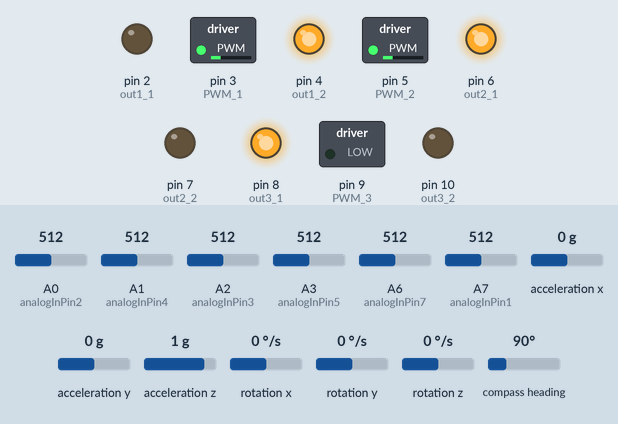
The sketch below on a simulated Arduino Nano, built with avr-gcc and run on an emulated ATmega328P. Parts: switched loads named in the sketch (green lamp = pin HIGH), output pins drawn as LEDs (lit = HIGH). The test bench sets the inputs (shaded band); at power-on: A6 (analogInPin7) = 512, A7 (analogInPin1) = 512, compass heading 90°, A0 (analogInPin2) = 512, A1 (analogInPin4) = 512, A2 (analogInPin3) = 512, A3 (analogInPin5) = 512, acceleration x 0 g, acceleration y 0 g, acceleration z 1 g, rotation x 0 °/s, rotation y 0 °/s, rotation z 0 °/s.

Above: at 1.2 s.
1.3 s: A6 (analogInPin7) set to 793
At 2.0 s:
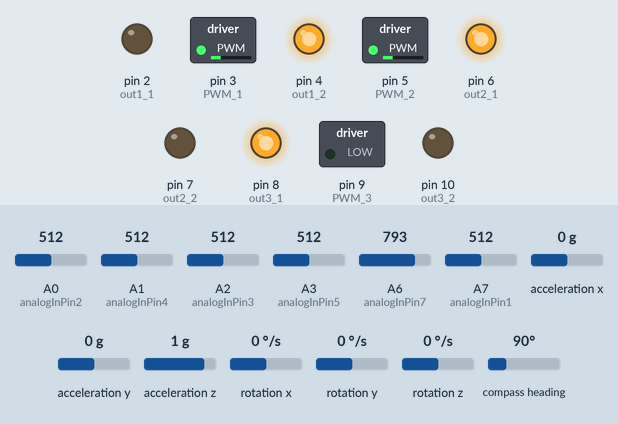
2.8 s: A6 (analogInPin7) set to 814
At 4.1 s:
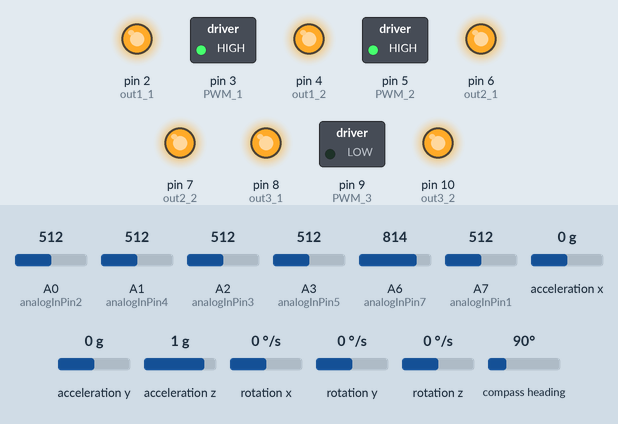
4.4 s: A7 (analogInPin1) set to 716
At 5.0 s:
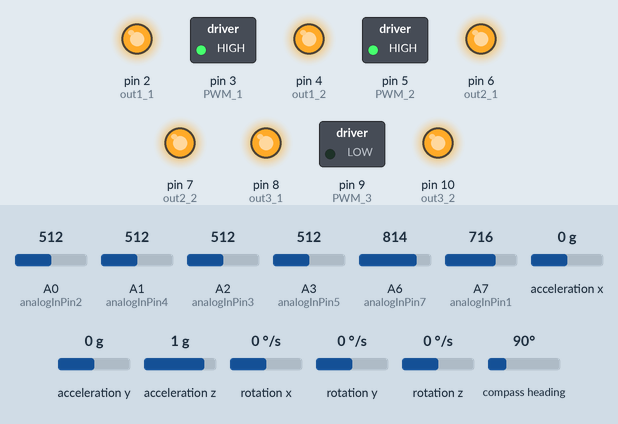
7.4 s: compass heading set to 180°
At 8.3 s:
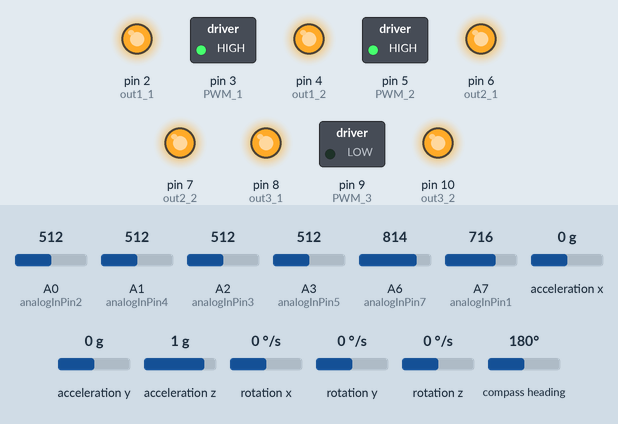
10.4 s: A7 (analogInPin1) set to 170
Timing chart, 0 to 12.8 s (numbered marks = the images above; inputs shaded):
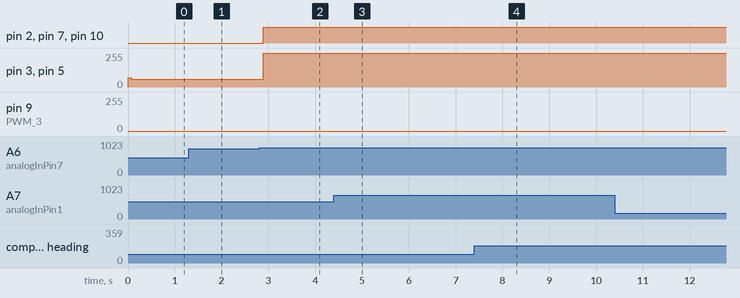

The sketch:

bt1.ino
```cpp
#include <Wire.h>

/*
 * Progect:
 *  Program for Omni-wheel robot, which is going to the North, overcoming simple obstacles .
 *  2-channel motor driver Pololu on MC33926 <3А
 *  Chip ATmega328
 *  \author ais
 *  \version 1.0
 *  \date 02.10.2016
 *  \date Last Change: 21.03.2017
 */
#include <Arduino.h>

#include <LSM303.h>

LSM303 compass;

//the connection of the engines
#define out1_1      2  // in1
#define PWM_1       3  // in2 PWM
#define out1_2      4  // in3

#define PWM_2       5  // in5 PWM
#define out2_1      6  // in6
#define out2_2      7  // in7

#define out3_1      8  // in8
#define PWM_3       9  // in9 PWM
#define out3_2      10 // in10

#define RSPEED 75//---------------------------------------speed

#define nn 20//-----------------------------------------sensor base size
#define da 60//----------------------------------------------range for sensors, placed over the wheels(1,2,3)
#define da2 80//--------------------------------------------range for all others sensors(4,5,6)
#define crit 200//-------------------------------------critical range for sensors
#define lim 30//--------------------------------------------//limits to stop overcoming for sensors 1,2,3
#define lim2 45//-----------------------------------------//limits to stop overcoming for sensors 4,5,6

#define S 1//-------------------------------------------compass base size (can be changed)
#define mist 20//---------------------------------------------compass inaccuracy

//----------------------------------------------------------
// --------------------------------------------------------------functions to rule the motors
//----------------------------------------------------------

void Go1(int speed)//for motor 1
{
  if(speed==0)
  {
    digitalWrite(out1_1, HIGH);
    digitalWrite(out1_2, HIGH);
    analogWrite(PWM_1, 255);
  }
  else
  if(speed>0)
  {
    digitalWrite(out1_1, HIGH);
    digitalWrite(out1_2, LOW);
    analogWrite(PWM_1, speed);
  }
  else
  {
    digitalWrite(out1_1, LOW);
    digitalWrite(out1_2, HIGH);
    analogWrite(PWM_1, -speed);
  }
}

void Go2(int speed)//for motor 2
{
  if(speed==0)
  {
    digitalWrite(out2_1, HIGH);
    digitalWrite(out2_2, HIGH);
    analogWrite(PWM_2, 255);
  }
  else
  if(speed>0)
  {
    digitalWrite(out2_1, HIGH);
    digitalWrite(out2_2, LOW);
    analogWrite(PWM_2, speed);
  }
  else
  {
    digitalWrite(out2_1, LOW);
    digitalWrite(out2_2, HIGH);
    analogWrite(PWM_2, -speed);
  }

}

void Go3(int speed)//for motor 3
{
  if(speed==0)
  {
    digitalWrite(out3_1, HIGH);
    digitalWrite(out3_2, HIGH);
    analogWrite(PWM_3, 255);
  }
  else
  if(speed>0)
  {
    digitalWrite(out3_1, HIGH);
    digitalWrite(out3_2, LOW);
    analogWrite(PWM_3, speed);
  }
  else
  {
    digitalWrite(out3_1, LOW);
    digitalWrite(out3_2, HIGH);
    analogWrite(PWM_3, -speed);
  }
}
//--------------------------------------------
//--------------------------------------------------functions to move in some direction
//--------------------------------------------
void goFwd(int speed)//forward
{
  Go1(speed);
  Go2(speed);
  Go3(0);
}

void goBack(int speed)//back
{
  Go1(-speed);
  Go2(-speed);
  Go3(0);
}

void goLeft(int speed)//turn to the left
{
  Go1(-speed);
  Go2(speed);
  Go3(speed);
}

void goRight(int speed)//turn to the right
{
  Go1(speed);
  Go2(-speed);
  Go3(-speed);
}

void goFwdLeft(int speed)//go forward and to the left (under 30 degree)
{
  Go1(0);
  Go2(speed);
  Go3(-speed);
}

void goFwdRight(int speed)//go forward and to the right (under 30 degree)
{
  Go1(speed);
  Go2(0);
  Go3(speed);
}

void goBackLeft(int speed)//go backand to the left (under 30 degree)
{
  Go1(-speed);
  Go2(0);
  Go3(-speed);
}

void goBackRight(int speed)//go back and to the right (under 30 degree)
{
  Go1(0);
  Go2(-speed);
  Go3(speed);
}

void goFR(int speed)//go forward, turning to the right, fixed the 2-nd wheel
{
  Go1(speed);
  Go2(0);
  Go3(-speed);
}

void goFL(int speed)//go forward, turning to the left, fixed the 1-st wheel
{
  Go1(0);
  Go2(speed);
  Go3(speed);
}

void robotStop()//stop the robot
{
  Go1(0);
  Go2(0);
  Go3(0);
}

//--------------------------------------------------------------------------------------sensors part
// if you had a compass or other thing, connected to I2C, don't use A4 and A5 ports
const int analogInPin2 = A0;  // Analog input pin that the potentiometer is attached to
const int analogOutPin = 9; // Analog output pin that the LED is attached to

int sensorValue2 = 0;        // value read from the pot
int outputValue2 = 0;        // value output to the PWM (analog out)

const int analogInPin3 = A2;  // Analog input pin that the potentiometer is attached to

int sensorValue3 = 0;        // value read from the pot
int outputValue3 = 0;        // value output to the PWM (analog out)

const int analogInPin1 = A7;  // Analog input pin that the potentiometer is attached to

int sensorValue1 = 0;        // value read from the pot
int outputValue1 = 0;        // value output to the PWM (analog out)

const int analogInPin4 = A1;  // Analog input pin that the potentiometer is attached to

int sensorValue4 = 0;        // value read from the pot
int outputValue4 = 0;        // value output to the PWM (analog out)

const int analogInPin5 = A3;  // Analog input pin that the potentiometer is attached to

int sensorValue5 = 0;        // value read from the pot
int outputValue5 = 0;        // value output to the PWM (analog out)

//const int analogInPin6 = A5;  see that? don't do like this, using I2C
int outputValue6=0;
const int analogInPin7 = A6;  // Analog input pin that the potentiometer is attached to

int sensorValue6 = 0;        // value read from the pot
int outputValue7 = 0;        // value output to the PWM (analog out)

int b=0;
//bases for sensors filters
int a1[nn];
int a2[nn];
int a3[nn];
int a4[nn];
int a5[nn];
int a6[nn];
void zerobase(int*a,int n)//nulls base
{
 int c;
 for(c=0;c<n;c++)
 {
   *(a+c)=0;
 }
}
void writedown()//put data in bases and calculates correct value for sensors data
{
  if(b>=nn)b=0;
  a1[b]=outputValue1;
  a2[b]=outputValue2;
  a3[b]=outputValue3;
  a4[b]=outputValue4;
  a5[b]=outputValue5;
  a6[b]=outputValue7;

  b++;

  int c;
  outputValue1=0;
  outputValue2=0;
  outputValue3=0;
  outputValue4=0;
  outputValue5=0;
  outputValue7=0;

  for(c=0;c<nn;c++)
  {
    outputValue1+=a1[c];
    outputValue2+=a2[c];
    outputValue3+=a3[c];
    outputValue4+=a4[c];
    outputValue5+=a5[c];

    outputValue7+=a6[c];


  }
  c=outputValue1/nn;
  outputValue1=c;
  c=outputValue2/nn;
  outputValue2=c;
  c=outputValue3/nn;
  outputValue3=c;
  c=outputValue4/nn;
  outputValue4=c;
  c=outputValue5/nn;
  outputValue5=c;
  c=outputValue7/nn;
  outputValue7=c;

}
//-----------------------------------------------------------------pointer and others
char mt='w';//set move tipe
char moving;//where robot should go
float pointer;//point on heading, which robot is to follow
int ni =0;//for keeping nomber of series, which have been done
//----------------------------------------------------------------------------------setup function
void setup()
{
  Serial.begin(9600);
  //-------------------------------------------------------------------compass settings
  Wire.begin();
  compass.init();
  compass.enableDefault();
  compass.m_min = (LSM303::vector<int16_t>){-32767, -32767, -32767};
  compass.m_max = (LSM303::vector<int16_t>){+32767, +32767, +32767};
  pointer=0;

  // -----------------------------------------------------------------setting output ports for motors
  pinMode(PWM_1, OUTPUT);
  pinMode(PWM_2, OUTPUT);
  pinMode(PWM_3, OUTPUT);
  pinMode(out1_1, OUTPUT);
  pinMode(out1_2, OUTPUT);
  pinMode(out2_1, OUTPUT);
  pinMode(out2_2, OUTPUT);
  pinMode(out3_1, OUTPUT);
  pinMode(out3_2, OUTPUT);
  //-------------------------------------------------------------setting start position

  ni=0;
  zerobase(a1,nn);
  zerobase(a2,nn);
  zerobase(a3,nn);
  zerobase(a4,nn);
  zerobase(a5,nn);
  zerobase(a6,nn);

  moving='w';
  robotStop();
  mt='w';
}
//--------------------------------------------function to get difference in pointer and current heading
float orientation()
{
   float head;
   compass.read();
   head = compass.heading();

   float dif=pointer-head;
   if(dif<=-180)dif=360+dif;
   if(dif>=180)dif=-(360-dif);
   return dif;
}
//------------------------------------------------------------------------loop

void loop()
{
 int dop;
 float dif;
    //getting sensor data. 7 and 6 is not a mistake. it is a problems of output
  sensorValue6 = analogRead(analogInPin7);
  outputValue7 = map(sensorValue6, 0, 1023, 0, 255);

  analogWrite(analogOutPin, outputValue7);

  sensorValue5 = analogRead(analogInPin5);
  outputValue5 = map(sensorValue5, 0, 1023, 0, 255);
  analogWrite(analogOutPin, outputValue5);
  sensorValue4 = analogRead(analogInPin4);
  outputValue4 = map(sensorValue4, 0, 1023, 0, 255);
  analogWrite(analogOutPin, outputValue4);
  sensorValue3 = analogRead(analogInPin3);
  outputValue3 = map(sensorValue3, 0, 1023, 0, 255);
  analogWrite(analogOutPin, outputValue3);
  sensorValue2 = analogRead(analogInPin2);
  outputValue2 = map(sensorValue2, 0, 1023, 0, 255);
  analogWrite(analogOutPin, outputValue2);
  sensorValue1 = analogRead(analogInPin1);
  outputValue1 = map(sensorValue1, 0, 1023, 0, 255);
  analogWrite(analogOutPin, outputValue1);
  writedown();//correcting with filter
  //move correcting, based on compass data
  if(ni%2==0)
  {
    dif=orientation(); //reading difference
    if(((outputValue7<lim2)&&(outputValue2<lim)&&(outputValue1<lim)))
    {
      if((mt=='o')&&(dif<=30&&dif>-30))mt='w';//correcting move tipe
    }

    if((dif>mist||dif<-mist)&&mt=='w')//correcting heading, if move tipe is forward
    {

      if(dif<0)
      {
        moving='q';
      }
      else
      {
        moving='e';
      }
    }
    else
    {
      moving='w';
    }
  }


  if(((outputValue7>da2)||(outputValue2>da)||(outputValue1>da)))//corrections for move tipe and heading, if robot sow the wall infront of it
  {

    if(mt=='w')mt='o';
    if(mt=='o')moving='q';
  }
  else
  {
    if(mt=='o') //anuther case, when robot overgoing the wall
    {
      moving='w';
      if(outputValue2<da-15)moving='r';
    }

  }
  //reserve wall detectors, which shuldn't be used
  if(((outputValue1>da)||(outputValue7>da2)||(outputValue5>da2)) && moving=='a')
  {
    robotStop();
  }

  if(((outputValue5>da2)||(outputValue3>da)||(outputValue1>da)) && moving=='z')
  {
    robotStop();

  }
  if(((outputValue3>da)||(outputValue4>da2)||(outputValue5>da2)) && moving=='x')
  {
    robotStop();

  }
  if(((outputValue4>da2)||(outputValue2>da)||(outputValue3>da)) && moving=='c')
  {
    robotStop();

  }
  if(((outputValue2>da)||(outputValue7>da2)||(outputValue4>da2)) && moving=='d')
  {
    robotStop();

  }
//reading moving, and taking action, based on it. all movings are protected from crashing
  if(((outputValue7<da2)&&(outputValue2<da)&&(outputValue1<da)))
  {
    if(moving=='w')
    {
      goFwd(RSPEED);
    }
    if(moving=='r')
    {
      goFR(RSPEED);
    }
    if(moving=='l')
    {
      goFL(RSPEED);
    }
  }

  if(((outputValue5<da2)&&(outputValue4<da2)&&(outputValue3<da)))
  {
    if(moving=='x')goBack(RSPEED);
  }

  if(((outputValue7<da2)&&(outputValue5<da2)&&(outputValue1<da)))
  {
    if(moving=='a')goFwdLeft(RSPEED);
  }

  if(((outputValue7<da2)&&(outputValue2<da)&&(outputValue4<da2)))
  {
    if(moving=='d')goFwdRight(RSPEED);
  }

  if(((outputValue5<da2)&&(outputValue3<da)&&(outputValue1<da)))
  {
    if(moving=='z')goBackLeft(RSPEED);
  }

  if(((outputValue4<da2)&&(outputValue2<da)&&(outputValue3<da)))
  {
    if(moving=='c')goBackRight(RSPEED);
  }

  if((outputValue4<crit)&&(outputValue2<crit)&&(outputValue3<crit)&&(outputValue5<crit)&&(outputValue7<crit)&&(outputValue1<crit))
  {
    if(moving=='q')
  {
    if(mt=='o')goLeft(RSPEED-15);
    else
    {
      goLeft(RSPEED-5);
    }
  }
  if(moving=='e')
  {
    goRight(RSPEED-5);
  }
  }
  else
  {
    robotStop();
  }
  //sleep 5
  ni++;
  delay(5);


}
```

Measured:
- the behaviour switches between 802 and 803 on A6 (analogInPin7) (found by bisection; images 1 and 2)
- after the input at 1.3 s, pin 9 (PWM_3): stays 0/255 (without the input it goes to 127/255 after 1.5 s)
- after the input at 2.8 s, pin 2 (out1_1), pin 7 (out2_2), pin 10 (out3_2): LOW → HIGH after 0.09 s; pin 3 (PWM_1), pin 5 (PWM_2): 60/255 → 255/255 after 0.09 s; pin 9 (PWM_3): stays 0/255 (without the input it goes to 60/255 after 1.6 s)
- after the input at 4.4 s, pin 9 (PWM_3): stays 0/255 (without the input it goes to 255/255 after 2.1 s)
- after the input at 7.4 s, pin 9 (PWM_3): stays 0/255 (without the input it goes to 178/255 after 1.7 s)
